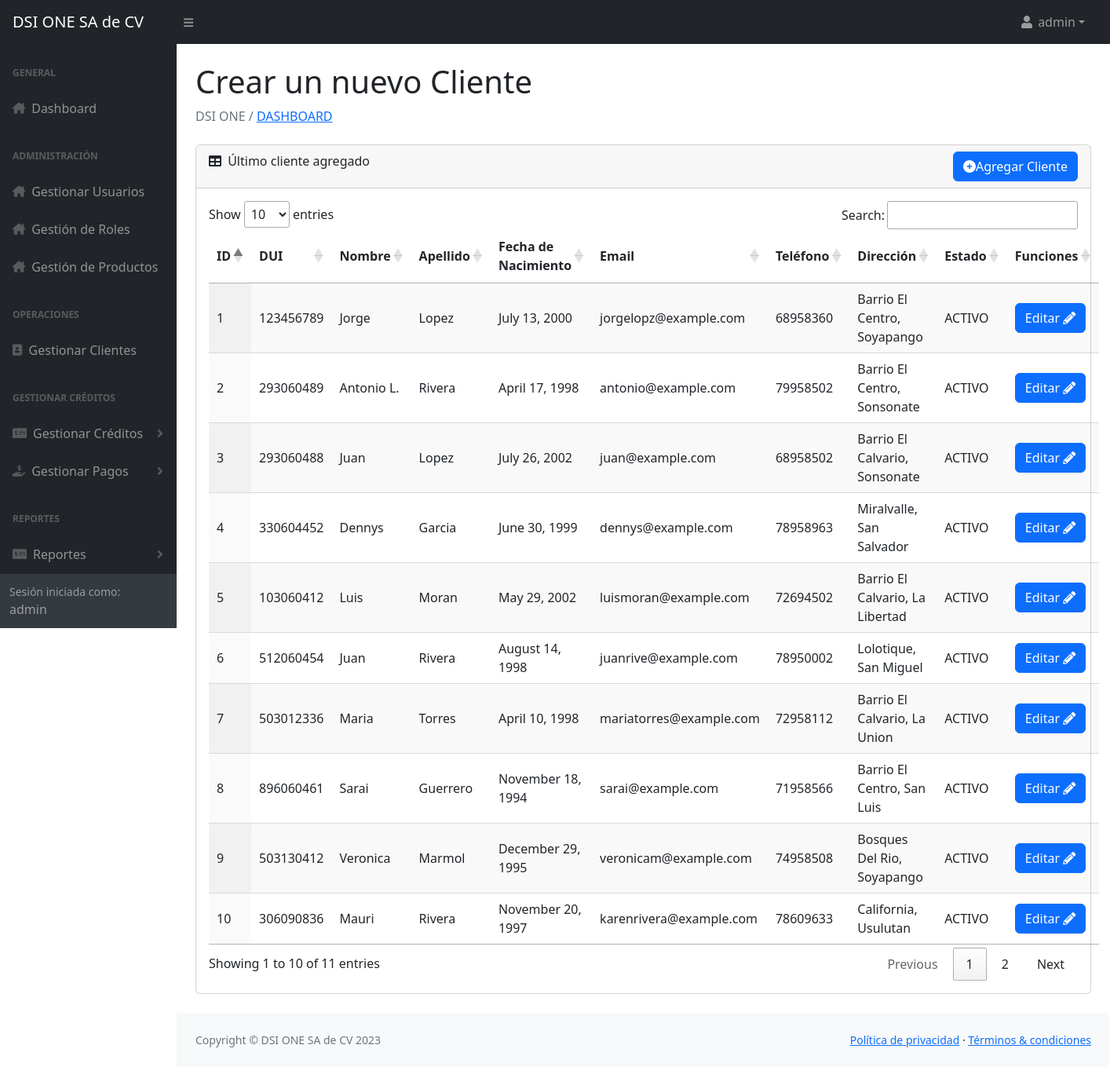
/Vista/aa_crear_cliente.php (signed in), run on an earlier commit of the app's database.
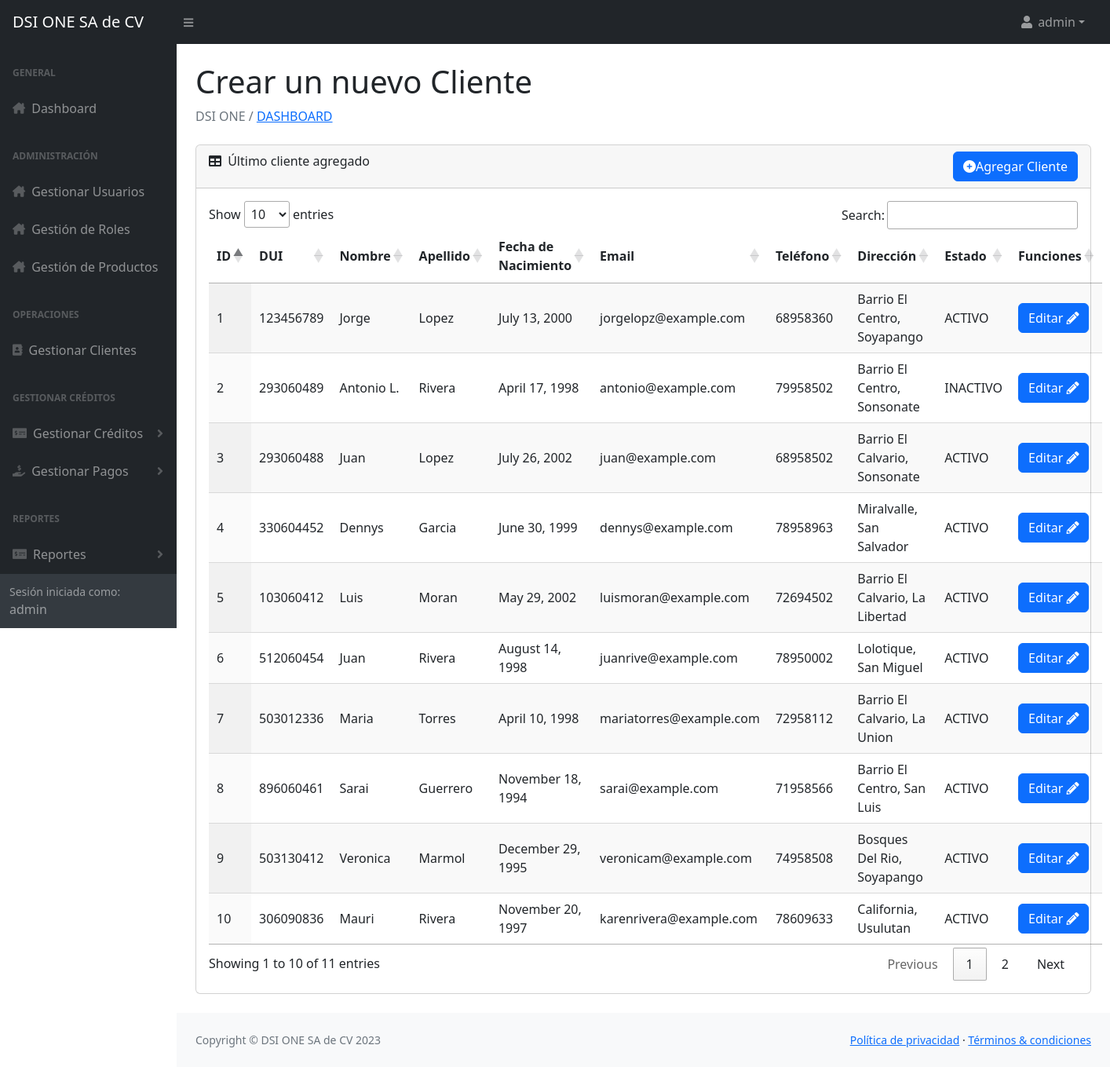
And on a later commit of the database.
### tables this page shows
CREATE TABLE `clientes_dsi` (
  `id_ct` int(11) NOT NULL,
  `dui_ct` int(11) NOT NULL,
  `nombre_ct` varchar(30) NOT NULL,
  `apellido_ct` varchar(30) NOT NULL,
  `nombre_completo_ct` varchar(60) NOT NULL,
  `fecha_nac_ct` date NOT NULL,
  `telefono_ct` int(8) NOT NULL,
  `email_ct` varchar(30) NOT NULL,
  `direccion_ct` varchar(50) NOT NULL,
  `estado_ct` enum('ACTIVO','INACTIVO') NOT NULL DEFAULT 'ACTIVO'
);

### Vista/aa_crear_cliente.php (the view, shortened to what this page needs)
<?php include '../Controlador/sesion.php';
?>
<head>
    <?php include '../Modelo/o_head.php'; ?>
</head>
<body class="sb-nav-fixed">
    <?php include '../Modelo/o_menu.php'; ?>
    <div id="layoutSidenav_content">
        <main>
            <div class="container-fluid px-4">
                <h1 class="mt-4">Crear un nuevo Cliente</h1>
                <ol class="breadcrumb mb-4">
                    <li class="breadcrumb-item active"> DSI ONE / <a href="../Vista/home.php"> DASHBOARD </a></li>
                </ol>
                <div class="card mb-4">
                    <div class="card-header">
                        <i class="fas fa-table me-1"></i>
                        Último cliente agregado
                        <div style="float: right;">
                            <button class="btn btn-primary" data-bs-toggle="modal" data-bs-target="#addClienteModal"><i class="fa-solid fa-circle-plus"></i>Agregar Cliente</button>
                        </div>
                    </div>
                    <div class="card-body">
                        <table id="datatablesSimple" class="display">
                            <thead>
                                <tr>
                                    <th>ID</th>
                                    <th>DUI</th>
                                    <th>Nombre</th>
                                    <th>Apellido</th>
                                    <th>Fecha de Nacimiento</th>
                                    <th>Email</th>
                                    <th>Teléfono</th>
                                    <th>Dirección</th>
                                    <th>Estado</th>
                                    <th>Funciones</th>
                                </tr>
                            </thead>
                            <tbody>
                                <?php
                                $query = "SELECT * FROM clientes_dsi";
                                $result = $conn->query($query);
                                if ($result->num_rows > 0) {
                                    while ($row = $result->fetch_assoc()) {
                                        echo "<td>" . $row['id_ct'] . "</td>";
                                        echo "<td>" . $row['dui_ct'] . "</td>";
                                        echo "<td>" . $row['nombre_ct'] . "</td>";
                                        echo "<td>" . $row['apellido_ct'] . "</td>";
                                        $fecha_nac_ct = date('F d, Y', strtotime($row['fecha_nac_ct']));
                                        echo "<td>" . $fecha_nac_ct . "</td>";
                                        echo "<td>" . $row['email_ct'] . "</td>";
                                        echo "<td>" . $row['telefono_ct'] . "</td>";
                                        echo "<td>" . $row['direccion_ct'] . "</td>";
                                        echo "<td>" . $row['estado_ct'] . "</td>";
                                        echo '<td>
                                                <button class="btn btn-primary" onclick="cargarDatosCliente(' . $row['id_ct'] . ')" data-bs-toggle="modal" data-bs-target="#editClienteModal">Editar <i class="fas fa-pencil-alt" style="color: white;"></i></button>
                                            </td>';
                                    }
                                } else {
                                    echo "<tr><td colspan='7'>No se encontraron registros en la tabla clientes_dsi.</td></tr>";
                                }
                                ?>
                            </tbody>
                        </table>
                    </div>
                </div>
            </div>
        </main>
        <?php include '../Modelo/o_scrips_generales.php'; ?>
</body>
</html>

What changed in the data, as far as the page shows it:
changed clientes_dsi "Antonio L.": estado_ct "ACTIVO" → "INACTIVO"
